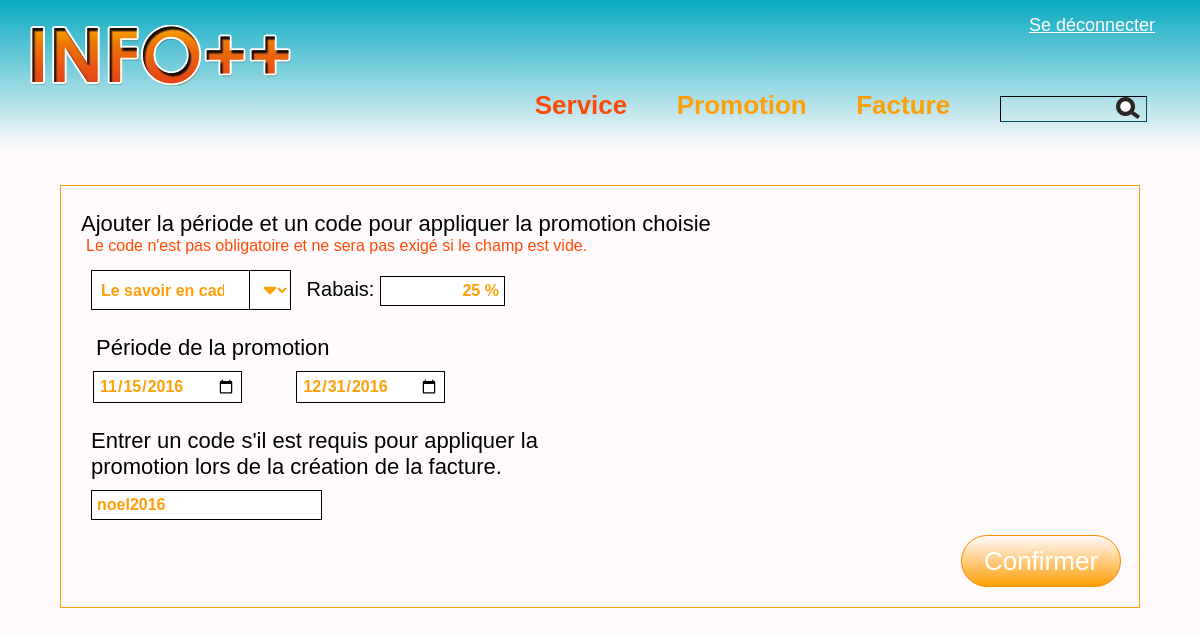
The app's page /page/promotionService.php?id=4&idPromo=2 (signed in) with its own data.
### tables this page shows
CREATE TABLE `ta_promotion_service` (
  `pk_promotion_service` int(11) NOT NULL,
  `fk_promotion` int(11) DEFAULT NULL,
  `fk_service` int(11) DEFAULT NULL,
  `date_debut` datetime DEFAULT NULL,
  `date_fin` datetime DEFAULT NULL,
  `code` varchar(45) DEFAULT NULL
);

CREATE TABLE `promotion` (
  `pk_promotion` int(11) NOT NULL,
  `promotion_titre` varchar(75) DEFAULT NULL,
  `promotion_description` longtext,
  `rabais` decimal(2,2) DEFAULT NULL,
  `image` varchar(150) DEFAULT NULL
);

### phpscript/class/gestionPromotion.php (called while the page is built, shortened)
<?php
  require_once('../outils/connexion.php');
  require_once('promotion.php');
  class GestionPromotion{
    public function getAllPromotion(){
      $connexion = new Connexion();
      $conn = $connexion->getConnexion();
      $stmt = $conn->prepare("SELECT * FROM promotion;");
      $stmt->execute();
      $result = $stmt->get_result();
      while($row = $result->fetch_assoc()){
        $arrPromotion[] = new Promotion($row['pk_promotion'],null,$row['promotion_titre'],$row['promotion_description'],$row['rabais'],$row['image'],null,null,null,null);
      }
      return $arrPromotion;
    }
    public function getPromotion($id){
      $connexion = new Connexion();
      $conn = $connexion->getConnexion();
      $stmt = $conn->prepare("SELECT p.pk_promotion, tps.pk_promotion_service, p.promotion_titre, p.promotion_description, p.rabais, p.image, tps.date_debut, tps.date_fin, tps.code, s.service_titre, s.pk_service FROM promotion AS p
                              INNER JOIN ta_promotion_service tps ON p.pk_promotion = tps.fk_promotion
                              INNER JOIN service s ON tps.fk_service = s.pk_service
                              WHERE tps.pk_promotion_service = ?;");
      $stmt->bind_param("i",$id);
      $stmt->execute();
      $result = $stmt->get_result();
      $row = $result->fetch_assoc();
      $promotion = new Promotion($row['pk_promotion'],$row['pk_promotion_service'],$row['promotion_titre'],$row['promotion_description'],$row['rabais'],$row['image'],$row['date_debut'],$row['date_fin'],$row['code'],$row['pk_service']);
      return $promotion;
    }
  }
 ?>

### phpscript/class/promotion.php (called while the page is built, shortened)
<?php
  require_once('../outils/connexion.php');
  class Promotion{
    private $id;
    private $titre;
    private $rabais;
    private $dateDebut;
    private $dateFin;
    private $code;
    public function setId($id){
      $this->id = $id;
    }
    public function setTitre($titre){
      $this->titre = $titre;
    }
    public function setCode($code){
      $this->code = $code;
    }
    public function setDateFin($dateFin){
      $date = substr($dateFin, 0, -9);
      $this->dateFin = $date;
    }
    public function setDateDebut($dateDebut){
      $date = substr($dateDebut, 0, -9);
      $this->dateDebut = $date;
    }
    public function setRabais($rabais){
      $this->rabais = $rabais;
    }
    public function getId(){
      return $this->id;
    }
    public function getTitre(){
      return $this->titre;
    }
    public function getCode(){
      return $this->code;
    }
    public function getDateDebut(){
      return $this->dateDebut;
    }
    public function getDateFin(){
      return $this->dateFin;
    }
    public function getRabais(){
      return $this->rabais;
    }
  }
 ?>

### outils/connexion.php (called while the page is built, shortened)
<?php
class Connexion{
  private $dbHost = "localhost";
  private $dbUser = "root";
  private $dbPass = "";
  private $dbName = "lab1_hypermedia";
  function __construct() {
    $this->conn = mysqli_connect($this->dbHost, $this->dbUser, $this->dbPass, $this->dbName);
  }
}
?>

### page/promotionService.php (the view, shortened to what this page needs)
<?php
  require_once('../phpscript/class/gestionPromotion.php');
  $gestionPromotion = new GestionPromotion();
  if(isset($_GET['idPromo'])){
    $id = $_GET['idPromo'];
    $promotionOfService = $gestionPromotion->getPromotion($id);
    $update = true;
  }
  else{
    $promotionOfService = new Promotion(1,"","","","","","","","",$_GET['id']);
    $update = false;
  }
  $arrPromotion = $gestionPromotion->getAllPromotion();
?>
<!DOCTYPE html>
<html lang="fr" dir="ltr">
  <head>
    <link href="https://use.fontawesome.com/releases/v5.0.7/css/all.css" rel="stylesheet">
    <link rel="stylesheet" href="../css/style.css">
    <link rel="stylesheet" href="../css/serviceModification.css">
    <link rel="stylesheet" href="../css/promotionService.css">
  </head>
  <body>
    <?php include '../entete/administrateur.php'?>
    <main>
      <div class="cours-d">
        <p class="cata-texte text-modif">Ajouter la période et un code pour appliquer la promotion choisie</p>
        <p class="msgService">Le code n'est pas obligatoire et ne sera pas exigé si le champ est vide.</p>
        <form action="../phpscript/ajoutPromoService.php?id=<?php echo $_GET['id']; ?>" method="post">
          <div class="promo-haut">
            <div id="box" class="box">
              <select id="selectPromo" onmouseover="changeToOrangeColor()" onmouseout="changeToWhiteColor()" name="promotion[]" onchange="changeFunc();">
                <?php
                  foreach($arrPromotion as $promotion){
                    if($update == true){
                      if($promotion->getId() == $promotionOfService->getId()){
                        echo "<option value='".$promotion->getId()."' selected='selected'>".$promotion->getTitre()."</option>";
                      }
                      else{
                        echo "<option value='".$promotion->getId()."'>".$promotion->getTitre()."</option>";
                      }
                    }
                    else{
                      echo "<option value='".$promotion->getId()."'>".$promotion->getTitre()."</option>";
                    }
                  }
                ?>
              </select>
            </div>
            <label for="rabais">Rabais:</label>
            <?php
              if($update == true){
                $rabais = $promotionOfService->getRabais() * 100;
                $rabaisTxt = $rabais . " %";
                echo "<input type='text' name='rabais' id='rabais' value='".$rabaisTxt."' required>";
              }
              else{
                echo "<input type='text' name='rabais' id='rabais' value='' required>";
              }
            ?>
          </div>
          <div class="promo-milieu">
            <p class="cata-texte text-modif">Période de la promotion</p>
            <div class="date">
              <?php
                if($update == true){
                  echo "<input id='startDate' type='date' name='startDate' value='".$promotionOfService->getDateDebut()."' placeholder='Date de début' required>
                        <input id='endDate' type='date' name='endDate' value='".$promotionOfService->getDateFin()."' placeholder='Date de fin' required>";
                }
                else{
                  echo "<input id='startDate' type='date' name='startDate' value='' placeholder='Date de début' required>
                        <input id='endDate' type='date' name='endDate' value='' placeholder='Date de fin' required>";
                }
              ?>
            </div>
          </div>
          <div class="code">
            <p class="cata-texte text-modif">Entrer un code s'il est requis pour appliquer la promotion lors de la création de la facture.</p>
            <?php
              if($update == true){
                echo "<input type='text' id='code' name='code' value='".$promotionOfService->getCode()."'>";
              }
              else{
                echo "<input type='text' id='code' name='code' value=''>";
              }
            ?>
          </div>
          <div class="button-contain">
            <button class="text-button" type="submit" id="ajout-service" name="submit" onclick="return validateFormService()">Confirmer</button>
          </div>
        </form>
      </div>
    </main>
  </body>
</html>

### css/style.css (style rules this page uses)
html { height: 100%; }
* { font-family: "Century Gothic", CenturyGothic, AppleGothic, sans-serif; box-sizing:border-box; margin: 0; padding: 0; }
body { background: #FFFAFB; height: 100%; }
main { width: 1200px; height: 100%; margin: 0 auto; margin-top: 35px; }
.cours-d { border: solid 1px #FF9F07; overflow: hidden; width: 90%; height: auto; margin: 0 auto; padding-bottom: 20px; margin-top: 15px; }
.cata-texte { font-size: 22px; }

### css/serviceModification.css (style rules this page uses)
.text-modif { margin-left: 20px; margin-top: 25px; }
.msgService { color: #FF4A07; margin-left: 25px; }
input { border: 1px solid #000000; padding: 5px; }
.button-contain { display: block; width:180px; text-align:left; margin-left: 900px; margin-top: 15px; }
.text-button { font-size: 26px; width: 160px; border: 1px solid #FF8C00; border-radius: 2em; height: 2em; background-image: linear-gradient(#FFFAFB, #FF9F07); color: white; }

### css/promotionService.css (style rules this page uses)
.box { display: inline-block; position: relative }
.box select { background : #FFFFFF; color: #FF9F07; padding: 5px; padding-right: 50px; width: 200px; height: 40px; border: 1px solid black; font-weight: 700; font-size: 16px; -webkit-appearance: button; -moz-appearance: button; }
.box:before { content: '\f0dd'; font-family: "Font Awesome 5 Free"; font-weight: 900; position: absolute; text-align: center; color: #FF9F07; line-height: 30px; top: 0; right: 0; width: 40px; height: 38px; border: 1px solid black; pointer-events: none; }
.box option { background-color: #FFFFFF; font-weight:normal; color: #000000; }
.promo-haut { display: block; margin-top: 15px; margin-left: 30px; font-size: 20px; }
.promo-haut label { margin-left: 10px; }
.promo-milieu { margin-left: 15px; }
.date { margin-left: 17px; }
.date input { margin-right: 50px; margin-top: 10px; }
.code { margin-left: 10px; width: 530px; }
.code input { margin-left: 20px; margin-top: 10px; }
#rabais { text-align: right; width: 125px; }
input { font-size: 16px; color: #FF9F07; font-weight: 600; }

### records on screen
ta_promotion_service: rabais "25 %", startDate "11/15/2016", endDate "12/31/2016", code "noel2016"

### other values on screen
form field value "Le savoir en cadeau"
